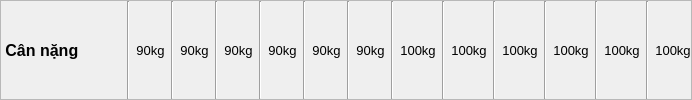
               <widget class="QFrame" name="frame_15">
                <property name="styleSheet">
                 <string notr="true">#frame_15{
border: 1px solid #ccc
}</string>
                </property>
                <property name="frameShape">
                 <enum>QFrame::StyledPanel</enum>
                </property>
                <property name="frameShadow">
                 <enum>QFrame::Raised</enum>
                </property>
                <layout class="QHBoxLayout" name="horizontalLayout_6">
                 <property name="leftMargin">
                  <number>0</number>
                 </property>
                 <property name="topMargin">
                  <number>0</number>
                 </property>
                 <property name="rightMargin">
                  <number>0</number>
                 </property>
                 <property name="bottomMargin">
                  <number>0</number>
                 </property>
                 <item>
                  <widget class="QLabel" name="label_71">
                   <property name="minimumSize">
                    <size>
                     <width>120</width>
                     <height>0</height>
                    </size>
                   </property>
                   <property name="maximumSize">
                    <size>
                     <width>120</width>
                     <height>16777215</height>
                    </size>
                   </property>
                   <property name="font">
                    <font>
                     <pointsize>12</pointsize>
                     <weight>75</weight>
                     <bold>true</bold>
                    </font>
                   </property>
                   <property name="text">
                    <string> Cân nặng</string>
                   </property>
                  </widget>
                 </item>
                 <item>
                  <widget class="Line" name="line_13">
                   <property name="orientation">
                    <enum>Qt::Vertical</enum>
                   </property>
                  </widget>
                 </item>
                 <item>
                  <widget class="QLabel" name="lbCN1">
                   <property name="font">
                    <font>
                     <pointsize>10</pointsize>
                    </font>
                   </property>
                   <property name="text">
                    <string>90kg</string>
                   </property>
                   <property name="alignment">
                    <set>Qt::AlignCenter</set>
                   </property>
                  </widget>
                 </item>
                 <item>
                  <widget class="Line" name="line_14">
                   <property name="orientation">
                    <enum>Qt::Vertical</enum>
                   </property>
                  </widget>
                 </item>
                 <item>
                  <widget class="QLabel" name="lbCN2">
                   <property name="font">
                    <font>
                     <pointsize>10</pointsize>
                    </font>
                   </property>
                   <property name="text">
                    <string>90kg</string>
                   </property>
                   <property name="alignment">
                    <set>Qt::AlignCenter</set>
                   </property>
                  </widget>
                 </item>
                 <item>
                  <widget class="Line" name="line_15">
                   <property name="orientation">
                    <enum>Qt::Vertical</enum>
                   </property>
                  </widget>
                 </item>
                 <item>
                  <widget class="QLabel" name="lbCN3">
                   <property name="font">
                    <font>
                     <pointsize>10</pointsize>
                    </font>
                   </property>
                   <property name="text">
                    <string>90kg</string>
                   </property>
                   <property name="alignment">
                    <set>Qt::AlignCenter</set>
                   </property>
                  </widget>
                 </item>
                 <item>
                  <widget class="Line" name="line_16">
                   <property name="orientation">
                    <enum>Qt::Vertical</enum>
                   </property>
                  </widget>
                 </item>
                 <item>
                  <widget class="QLabel" name="lbCN4">
                   <property name="font">
                    <font>
                     <pointsize>10</pointsize>
                    </font>
                   </property>
                   <property name="text">
                    <string>90kg</string>
                   </property>
                   <property name="alignment">
                    <set>Qt::AlignCenter</set>
                   </property>
                  </widget>
                 </item>
                 <item>
                  <widget class="Line" name="line_17">
                   <property name="orientation">
                    <enum>Qt::Vertical</enum>
                   </property>
                  </widget>
                 </item>
                 <item>
                  <widget class="QLabel" name="lbCN5">
                   <property name="font">
                    <font>
                     <pointsize>10</pointsize>
                    </font>
                   </property>
                   <property name="text">
                    <string>90kg</string>
                   </property>
                   <property name="alignment">
                    <set>Qt::AlignCenter</set>
                   </property>
                  </widget>
                 </item>
                 <item>
                  <widget class="Line" name="line_18">
                   <property name="orientation">
                    <enum>Qt::Vertical</enum>
                   </property>
                  </widget>
                 </item>
                 <item>
                  <widget class="QLabel" name="lbCN6">
                   <property name="font">
                    <font>
                     <pointsize>10</pointsize>
                    </font>
                   </property>
                   <property name="text">
                    <string>90kg</string>
                   </property>
                   <property name="alignment">
                    <set>Qt::AlignCenter</set>
                   </property>
                  </widget>
                 </item>
                 <item>
                  <widget class="Line" name="line_19">
                   <property name="orientation">
                    <enum>Qt::Vertical</enum>
                   </property>
                  </widget>
                 </item>
                 <item>
                  <widget class="QLabel" name="lbCN7">
                   <property name="font">
                    <font>
                     <pointsize>10</pointsize>
                    </font>
                   </property>
                   <property name="text">
                    <string>100kg</string>
                   </property>
                   <property name="alignment">
                    <set>Qt::AlignCenter</set>
                   </property>
                  </widget>
                 </item>
                 <item>
                  <widget class="Line" name="line_20">
                   <property name="orientation">
                    <enum>Qt::Vertical</enum>
                   </property>
                  </widget>
                 </item>
                 <item>
                  <widget class="QLabel" name="lbCN8">
                   <property name="font">
                    <font>
                     <pointsize>10</pointsize>
                    </font>
                   </property>
                   <property name="text">
                    <string>100kg</string>
                   </property>
                   <property name="alignment">
                    <set>Qt::AlignCenter</set>
                   </property>
                  </widget>
                 </item>
                 <item>
                  <widget class="Line" name="line_21">
                   <property name="orientation">
                    <enum>Qt::Vertical</enum>
                   </property>
                  </widget>
                 </item>
                 <item>
                  <widget class="QLabel" name="lbCN9">
                   <property name="font">
                    <font>
                     <pointsize>10</pointsize>
                    </font>
                   </property>
                   <property name="text">
                    <string>100kg</string>
                   </property>
                   <property name="alignment">
                    <set>Qt::AlignCenter</set>
                   </property>
                  </widget>
                 </item>
                 <item>
                  <widget class="Line" name="line_22">
                   <property name="orientation">
                    <enum>Qt::Vertical</enum>
                   </property>
                  </widget>
                 </item>
                 <item>
                  <widget class="QLabel" name="lbCN10">
                   <property name="font">
                    <font>
                     <pointsize>10</pointsize>
                    </font>
                   </property>
                   <property name="text">
                    <string>100kg</string>
                   </property>
                   <property name="alignment">
                    <set>Qt::AlignCenter</set>
                   </property>
                  </widget>
                 </item>
                 <item>
                  <widget class="Line" name="line_23">
                   <property name="orientation">
                    <enum>Qt::Vertical</enum>
                   </property>
                  </widget>
                 </item>
                 <item>
                  <widget class="QLabel" name="lbCN11">
                   <property name="font">
                    <font>
                     <pointsize>10</pointsize>
                    </font>
                   </property>
                   <property name="text">
                    <string>100kg</string>
                   </property>
                   <property name="alignment">
                    <set>Qt::AlignCenter</set>
                   </property>
                  </widget>
                 </item>
                 <item>
                  <widget class="Line" name="line_24">
                   <property name="orientation">
                    <enum>Qt::Vertical</enum>
                   </property>
                  </widget>
                 </item>
                 <item>
                  <widget class="QLabel" name="lbCN12">
                   <property name="font">
                    <font>
                     <pointsize>10</pointsize>
                    </font>
                   </property>
                   <property name="text">
                    <string>100kg</string>
                   </property>
                   <property name="alignment">
                    <set>Qt::AlignCenter</set>
                   </property>
                  </widget>
                 </item>
                </layout>
               </widget>
